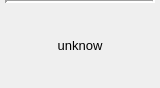
<?xml version="1.0" encoding="UTF-8"?>
<ui version="4.0">
 <class>ErrorFrame</class>
 <widget class="QWidget" name="ErrorFrame">
  <property name="geometry">
   <rect>
    <x>0</x>
    <y>0</y>
    <width>160</width>
    <height>88</height>
   </rect>
  </property>
  <property name="windowTitle">
   <string>Form</string>
  </property>
  <layout class="QGridLayout" name="gridLayout">
   <property name="leftMargin">
    <number>5</number>
   </property>
   <property name="topMargin">
    <number>0</number>
   </property>
   <property name="rightMargin">
    <number>5</number>
   </property>
   <property name="bottomMargin">
    <number>0</number>
   </property>
   <item row="0" column="0">
    <layout class="QVBoxLayout" name="verticalLayout">
     <property name="spacing">
      <number>0</number>
     </property>
     <item>
      <widget class="Line" name="line">
       <property name="frameShadow">
        <enum>QFrame::Sunken</enum>
       </property>
       <property name="lineWidth">
        <number>3</number>
       </property>
       <property name="orientation">
        <enum>Qt::Horizontal</enum>
       </property>
      </widget>
     </item>
     <item>
      <widget class="QLabel" name="labelError">
       <property name="font">
        <font>
         <pointsize>10</pointsize>
         <weight>50</weight>
         <bold>false</bold>
        </font>
       </property>
       <property name="text">
        <string>unknow</string>
       </property>
       <property name="alignment">
        <set>Qt::AlignCenter</set>
       </property>
      </widget>
     </item>
    </layout>
   </item>
  </layout>
 </widget>
 <resources/>
 <connections/>
</ui>
